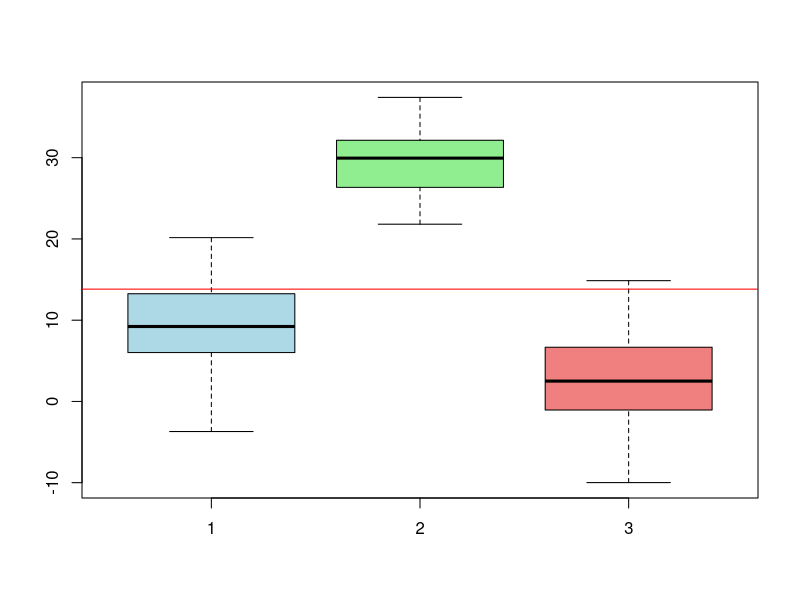

Reproduce this figure in R.

# Шкала Чеддока
Chaddock_scale <- function(parameter) {
  if (parameter == 0) {
    return("отсутствует")
  } else if (parameter >= 0 & parameter < 0.2) {
    return("очень слабая")
  } else if (parameter >= 0.2 & parameter < 0.3) {
    return("слабая")
  } else if (parameter >= 0.3 & parameter < 0.5) {
    return("умеренная")
  } else if (parameter >= 0.5 & parameter < 0.7) {
    return("заметная")
  } else if (parameter >= 0.7 & parameter < 0.9) {
    return("сильная")
  } else if (parameter >= 0.9 & parameter < 1) {
    return("очень сильная")    
  } else if (parameter == 1) {
    return("функциональная")
  } else {
    return("Parameter out of range")
  }
}




## Генерация нормальных распределений
n <- 40
norm_sample1 <- rnorm(n,mean = 10,sd = 5)
norm_sample2 <- rnorm(n,mean = 30,sd = 5)
norm_sample3 <- rnorm(n,mean = 3,sd = 5)

# Общее среднее и частные средние
cat("\n\t### Общее среднее и частные средние ###\n")
cat("Частные средние:\n")

norm_sample1_mean <- mean(norm_sample1)
norm_sample2_mean <- mean(norm_sample2)
norm_sample3_mean <- mean(norm_sample3)

cat ("Выборка №1: ",norm_sample1_mean, "\n")
cat ("Выборка №2: ",norm_sample2_mean, "\n")
cat ("Выборка №3: ",norm_sample3_mean, "\n")



norm_sample <- c(norm_sample1, norm_sample2 , norm_sample3)

norm_sample_mean <- mean(norm_sample)

cat("Общее среднее: ", norm_sample_mean, "\n")

## Графики для средних

# Создание ящика для каждой выборки
boxplot(norm_sample1, norm_sample2, norm_sample3, col = c("lightblue", "lightgreen", "lightcoral"))

# Добавление горизонтальной линии для общего среднего
abline(h = norm_sample_mean, col = "red")


## Дисперсии

sigma_squared  <- (1/(n*3)) * sum((norm_sample - norm_sample_mean)^2)

sigma1_squared <- (1/n) * sum((norm_sample1 - norm_sample1_mean)^2)
sigma2_squared <- (1/n) * sum((norm_sample2 - norm_sample2_mean)^2)
sigma3_squared <- (1/n) * sum((norm_sample3 - norm_sample3_mean)^2)

sigma_within_squared_medium <- (1/(n*3)) * (sigma1_squared * n + sigma2_squared * n + sigma3_squared * n )

sigma_between_squared <- (1/(n*3)) * sum ( (norm_sample1_mean - norm_sample_mean)^2 * n , (norm_sample2_mean - norm_sample_mean)^2 * n , (norm_sample3_mean - norm_sample_mean)^2 * n )




cat("\n\t### Дисперсии ###\n")
cat("Общая дисперсия: ", sigma_squared, "\n")
cat("Средняя внутригрупповая дисперсия: ", sigma_within_squared_medium, "\n")
cat("Межгрупповая дисперсия: ", sigma_between_squared, "\n")

cat("Правило сложения дисперсий:\n", sigma_squared, " = ", sigma_within_squared_medium, " + ", sigma_between_squared, " = ",
														   sigma_within_squared_medium + sigma_between_squared, "\n",
														   sep = "")


## Кореляции

# Коэффициент детерминации
eta_square <- sigma_between_squared/sigma_squared

# Корреляционное отношение
eta <- sqrt(eta_square)

cat("\n\t### Кореляции ###\n")
cat("Коэффицент детерминации: ", eta_square, "\n")
cat("Корреляционное отношение: ", eta, "\n")


# Проверка силы влияния группирующего фактора

cat("По шкале Чеддока связь группирующего фактора ", Chaddock_scale(eta), ".\n", sep = "")
